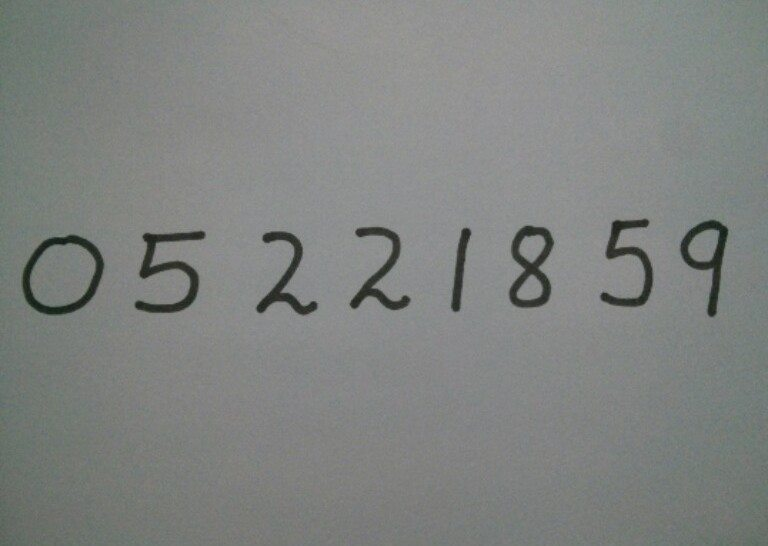
#> input picture test_images/test_1.jpg, 768 x 546 px
$ python -i pull_digit.py   (imports and definitions only)
#> lines starting #> are read from the running program, lines starting #| are printed output that depends on the picture; after the words box and inside, x2 and y2 are one past the last pixel; in counts of white or black regions, pixels touching at a corner belong together
#> further down, picture is the input picture: shape (546, 768, 3); mean B, G, R 128.6, 130.8, 127.8
import numpy as np
import cv2
from skimage.feature import hog
from skimage import measure
from skimage import morphology

def labeled_user_image(image,k = 0):

#> called with k = 0
    imgray = cv2.cvtColor(image, cv2.COLOR_BGR2GRAY)
    (thresh, im_bw) = cv2.threshold(imgray, 90, 255, cv2.THRESH_BINARY | cv2.THRESH_OTSU)
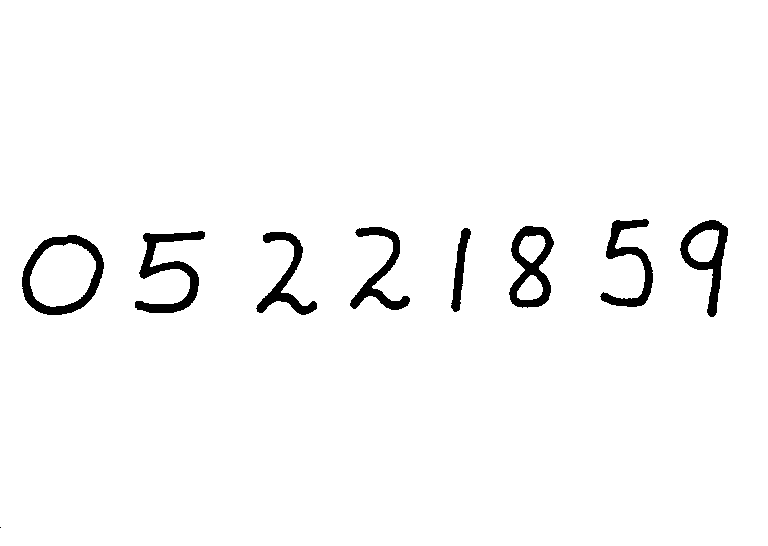
#> im_bw: shape (546, 768); 97.2% white; 9 black regions (1 under 20 px), largest, box (x1, y1, x2, y2) and area: (135, 231, 205, 313) 1902, (22, 235, 104, 315) 1899, (509, 226, 554, 308) 1650
#> thresh = 92
    im_bw = np.array(255-im_bw, dtype=bool)
    cleaned = morphology.remove_small_objects(im_bw, min_size=20, connectivity=2)
    cleaned = np.array(cleaned, dtype=int)
    cleaned = 255+cleaned
    label, n = measure.label(cleaned, neighbors=8, background=255, return_num=True, connectivity=2)
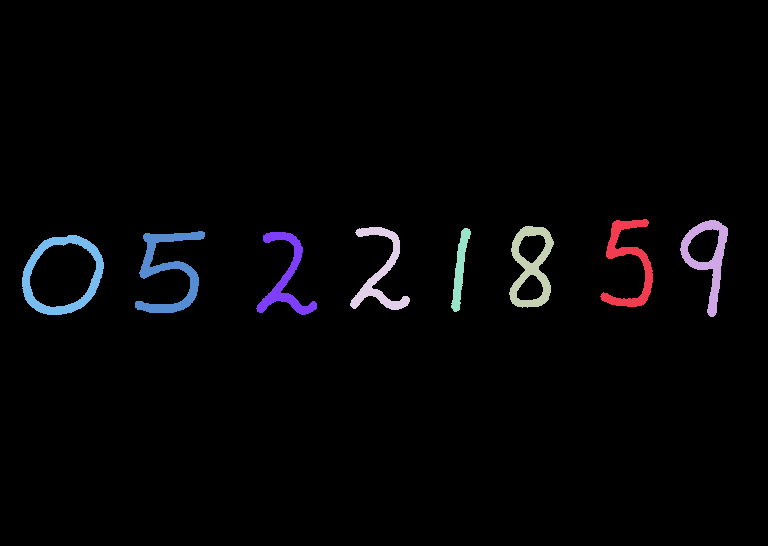
#> label: shape (546, 768) int64; 9 distinct labels, from 0 to 8; one colour per label, 0 black
#> n = 8
    print("numbers of digits on image : ",n)
#| numbers of digits on image :  8
    x = []
    y = []
    numbers = []
    ph=[]
    rect=[]
    for i in range(1, n + 1):
        for r in range(label.shape[0]):
            for c in range(label.shape[1]):
                if label[r, c] == i:
                    x.append(r)
                    y.append(c)

        digit = im_bw[min(x): max(x), min(y): max(y)]

        rect.append([(min(y), min(x)), (max(y) - min(y)), (max(x) - min(x))])
        padd_y = 0
        padding = np.zeros([digit.shape[0]+padd_y, digit.shape[1] + k], dtype='float64')
        padding[padd_y//2:padding.shape[0]-padd_y//2, k//2:padding.shape[1] - k//2] = digit
        ph.append(padding)

        re_digit= cv2.resize(np.array(padding,dtype='float64'), (28, 28), interpolation=cv2.INTER_AREA)
        re_digit = cv2.dilate(re_digit, (3, 3))
        # Calculate the HOG features
        roi_hog_fd = hog(re_digit, orientations=9, pixels_per_cell=(14, 14), cells_per_block=(1, 1), visualise=False)

        numbers.append( np.array([roi_hog_fd], 'float64'))
        x = []
        y = []
#> this loop made 8 passes
#> pass 1, in labeled_user_image, `digit = im_bw[min(x): max(x), min(y): max(y)]`:
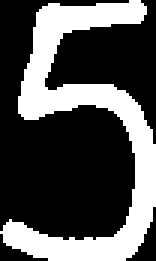
#> digit: shape (87, 52) bool (shown 3 times larger); 32.4% white; 1 white region, box (x1, y1, x2, y2) and area: (0, 0, 52, 87) 1466
#> pass 1, in labeled_user_image, `re_digit = cv2.dilate(re_digit, (3, 3))`:
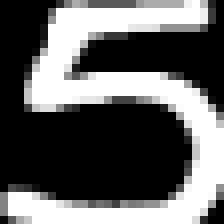
#> re_digit: shape (28, 28) float64 (shown 8 times larger); min 0, max 1, mean 0.387
#> pass 2, in labeled_user_image, `digit = im_bw[min(x): max(x), min(y): max(y)]`:
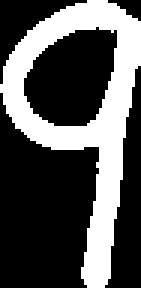
#> digit: shape (96, 47) bool (shown 3 times larger); 32.9% white; 1 white region, box (x1, y1, x2, y2) and area: (0, 0, 47, 96) 1486
#> after the loop:
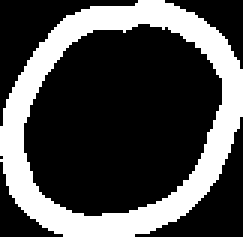
#> padding: shape (79, 81) float64 (shown 3 times larger); values 0 (black) and 1 (white), 29.3% white; 1 white region, box (x1, y1, x2, y2) and area: (0, 0, 81, 79) 1877
#> after the loop:
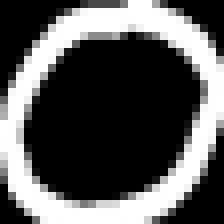
#> re_digit: shape (28, 28) float64 (shown 8 times larger); min 0, max 1, mean 0.345
#> after the loop, numbers = 8 items; ph = 8 items; rect = [[(600, 219), 52, 87], [(680, 220), 47, 96], [(509, 226), 44, 81], [(350, 227), 59, 82], [(451, 228), 19, 83], [(135, 231), 69, 81], [(256, 232), 60, 82], [(22, 235), 81, 79]]

    return numbers,ph,rect

>>> import cv2
>>> picture = cv2.imread('test_images/test_1.jpg')
>>> result = labeled_user_image(picture)

$ run again, on test_images/test_2.jpg
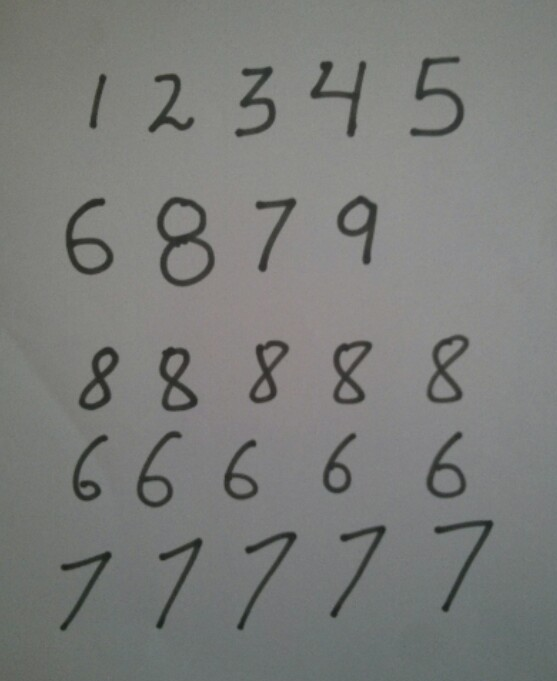
#> input picture test_images/test_2.jpg, 557 x 681 px
#> picture is the input picture: shape (681, 557, 3); mean B, G, R 122.1, 124.5, 123.1
#> in labeled_user_image, `(thresh, im_bw) = cv2.threshold(imgray, 90, 255, cv2.THRESH_BINARY | c..`:
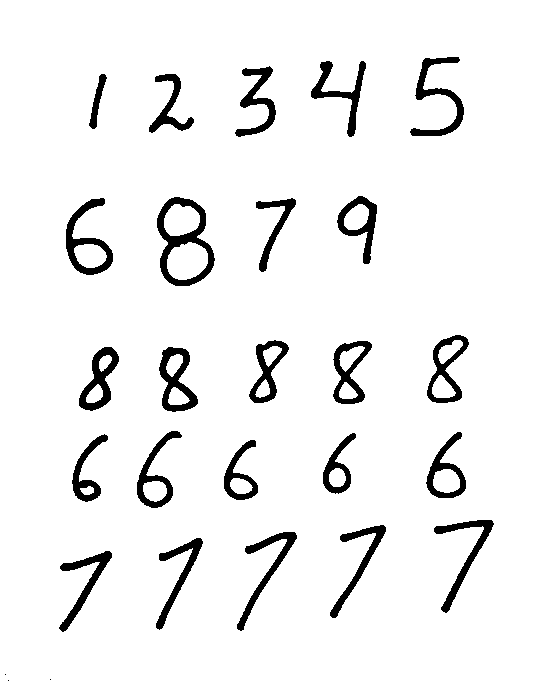
#> im_bw: shape (681, 557); 94% white; 27 black regions (3 under 20 px), largest, box (x1, y1, x2, y2) and area: (157, 197, 215, 286) 1702, (66, 198, 113, 275) 1180, (410, 57, 464, 136) 1174
#> thresh = 95
#> label: shape (681, 557) int64; 25 distinct labels, from 0 to 24
#> n = 24
#| numbers of digits on image :  24
#> after the loop in labeled_user_image, `for i in range(1, n + 1):`:
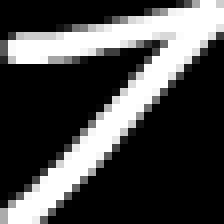
#> re_digit: shape (28, 28) float64 (shown 8 times larger); min 0, max 1, mean 0.29
#> after the loop in labeled_user_image, `for i in range(1, n + 1):`: numbers = 24 items

$ run again, on test_images/test_4.jpg
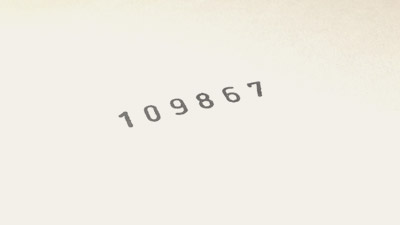
#> input picture test_images/test_4.jpg, 400 x 225 px
#> picture is the input picture: shape (225, 400, 3); mean B, G, R 229.5, 238.1, 241.4
#> in labeled_user_image, `(thresh, im_bw) = cv2.threshold(imgray, 90, 255, cv2.THRESH_BINARY | c..`:
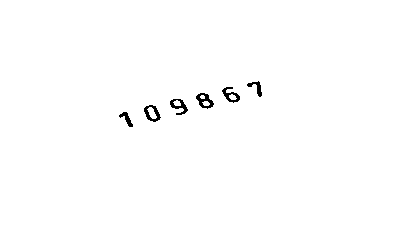
#> im_bw: shape (225, 400); 99.2% white; 6 black regions, box (x1, y1, x2, y2) and area: (196, 93, 214, 109) 139, (144, 105, 161, 122) 130, (170, 99, 188, 115) 126, (222, 87, 240, 103) 120, (247, 81, 262, 97) 88, (119, 112, 133, 127) 83
#> thresh = 183
#> label: shape (225, 400) int64; 7 distinct labels, from 0 to 6
#> n = 6
#| numbers of digits on image :  6
#> after the loop in labeled_user_image, `for i in range(1, n + 1):`:
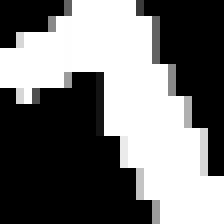
#> re_digit: shape (28, 28) float64 (shown 8 times larger); min 0, max 1, mean 0.448
#> after the loop in labeled_user_image, `for i in range(1, n + 1):`: numbers = 6 items; rect = [[(247, 81), 14, 15], [(222, 87), 17, 15], [(196, 93), 17, 15], [(170, 99), 17, 15], [(144, 105), 16, 16], [(119, 112), 13, 14]]
